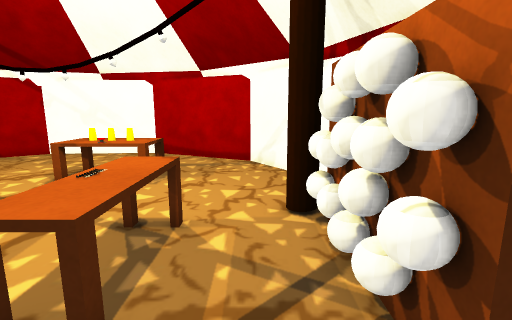
view 1 (above)

16 first-person views from a walk through a 3-D level made in the Unity game engine. The camera is 1.4 m above the floor, tilts 10° down and sees 85° across. The floor is counted in squares, 0.5 m on a side. Each view is taken from the middle of a square. On the plan, view 1 faces up. The plan holds only what a view shows up to about 19 squares ahead; the rest is blank. The place goes on beyond the plan. The player is left out. Some animated figures are not drawn. Some surface patterns are stand-ins.

view 2
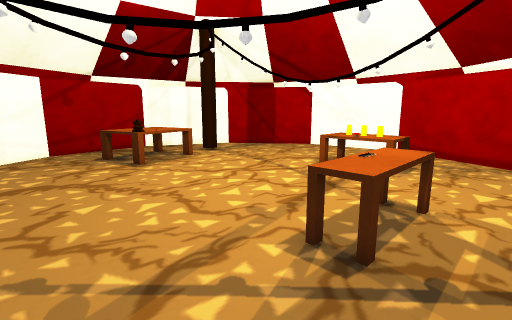

view 3
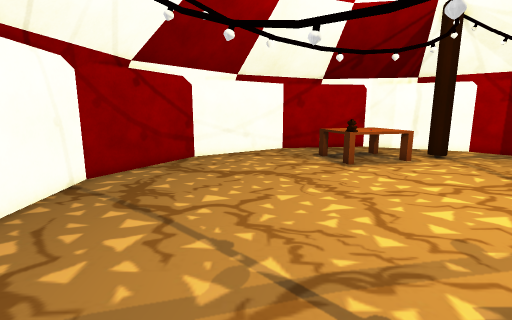

view 4
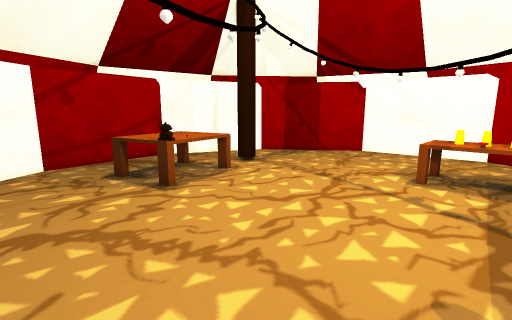

view 5
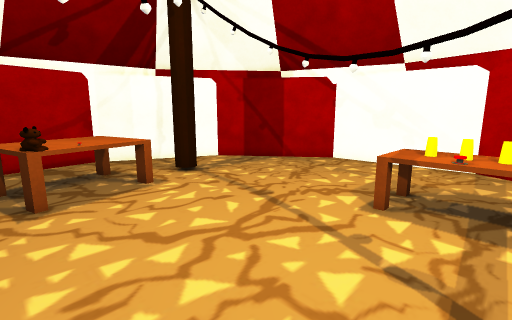

view 6
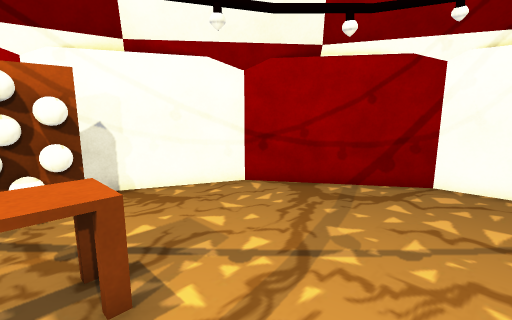

view 7
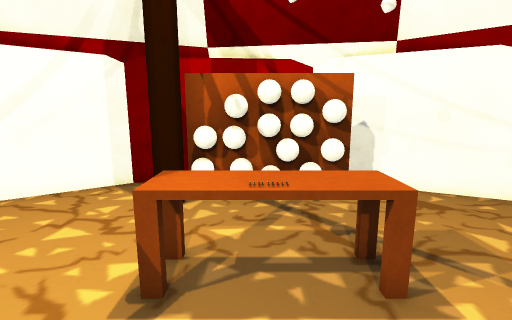

view 8
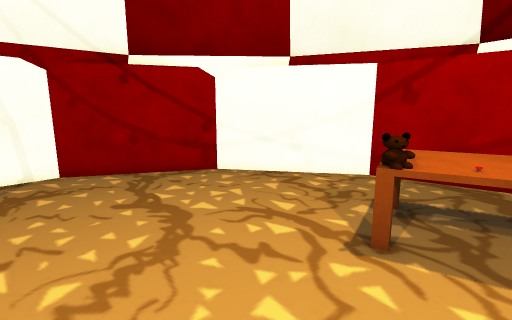

view 9
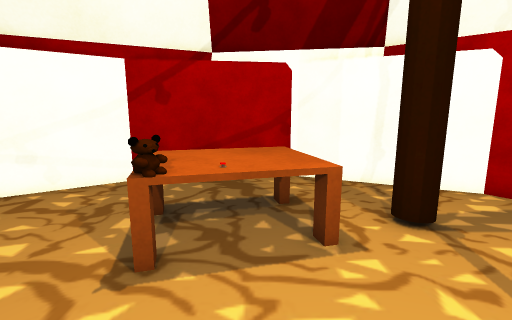

view 10
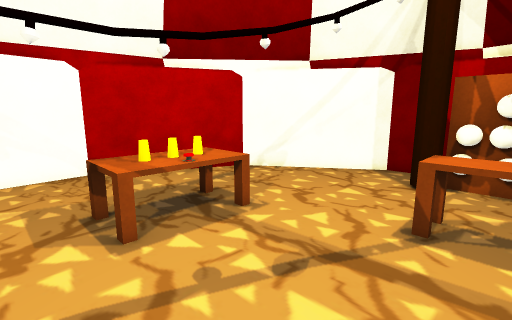

view 11
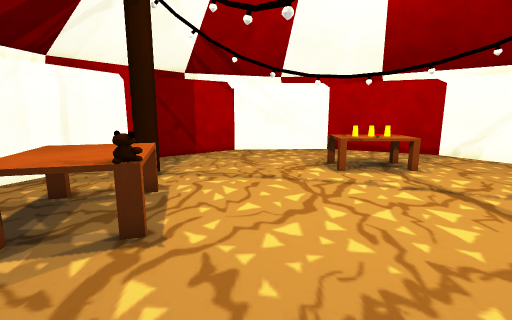

view 12
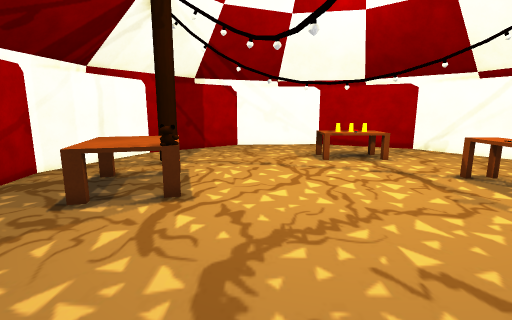

view 13
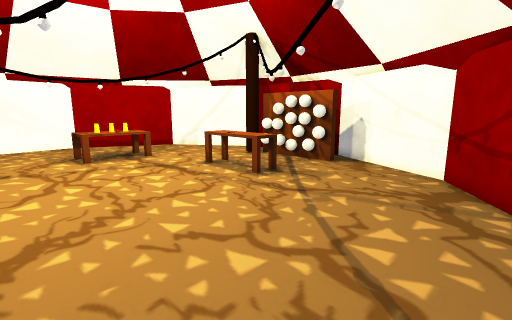

view 14
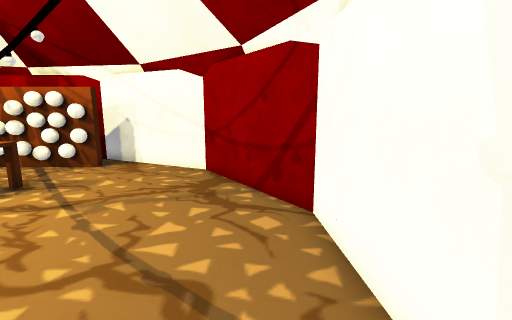

view 15
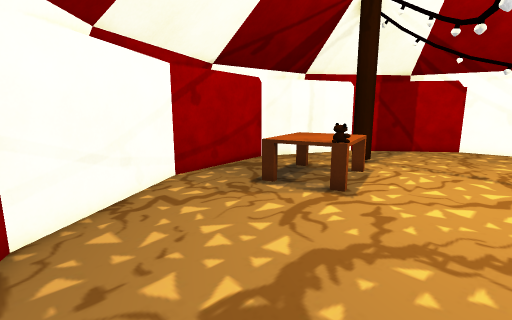

view 16
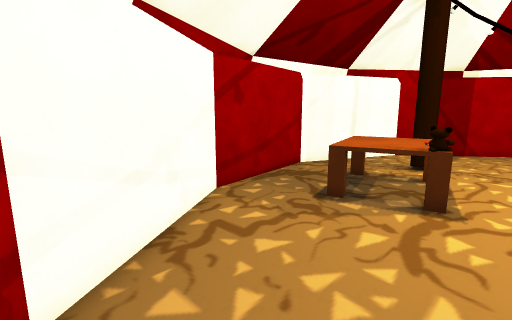

### Floor plan
Points are (right, up) in squares from view 1. A wall is a line through its corners. A room is listed if a view was taken in it or the views show most of it. See-through windows are left out.
Room 1 (views 1, 2, 3, 4, 5, 6, 7, 8, 9, 10, 11, 12, 13, 14, 15, 16)
walls: (2.4, 2) (1.9, 2) (1.9, 7.3); (3.9, 7.4) (3.7, 9.8) (-0.3, 15.7) (-6.7, 18.7) (-13.5, 18.2) (-19.2, 13.8) (-22, 7.5) (-21.1, 1) (-17.1, -4.8) (-11.2, -8) (-4.6, -7.6) (1.2, -3.6) (4.3, 2.9)
low walls: (-2.1, 2.6) (-2.1, 3.1); (-1.9, 6.8) (-1.9, 2.7) (-3.2, 2.7) (-3.2, 6.8)
objects: other object (-19, 3) to (-15, 8); other object (-15, 4); other object (-15, 5); other object (-8, 11) to (-4, 13); other object (1, 4)

Positions as (right, up) in squares from view 1, and headings:
1: (0, 0), facing up
2: (0, -2), facing up-left
3: (0, -1), facing left
4: (-5, -1), facing up-left
5: (-5, 3), facing up-left
6: (-7, 4), facing down-right
7: (-7, 5), facing right
8: (-9, 6), facing down-left
9: (-10, 6), facing left
10: (-10, 5), facing up-right
11: (-12, -2), facing up
12: (-12, -5), facing up
13: (-12, -6), facing up-right
14: (-12, -6), facing right
15: (-10, -5), facing up-left
16: (-13, -5), facing up-left
